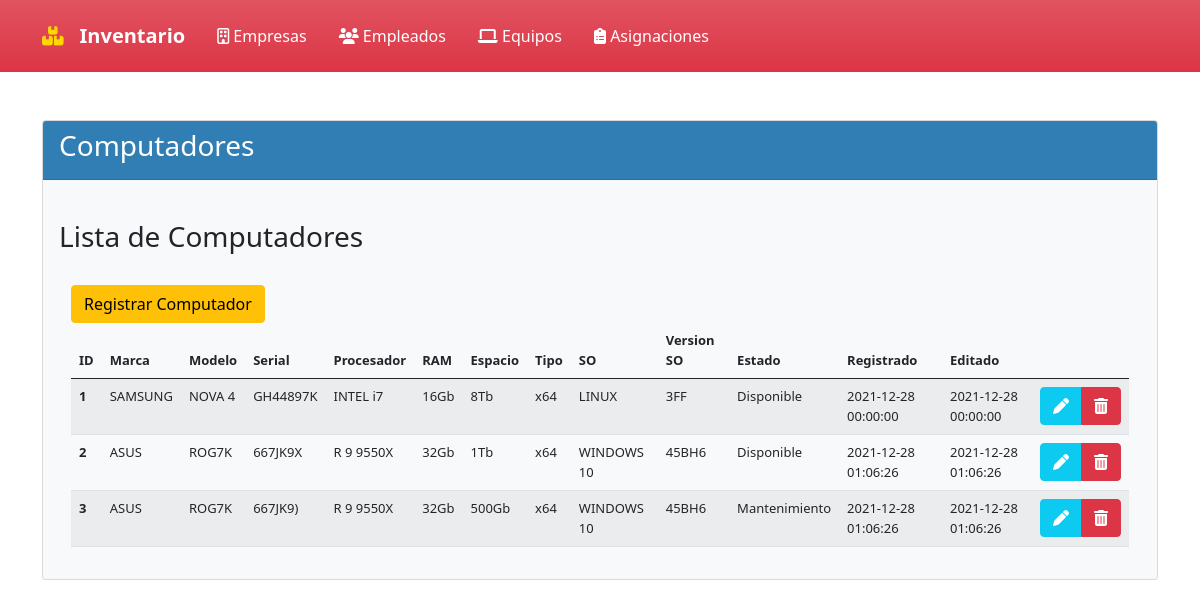
Page /?controlador=Computador&accion=Computadores on the earlier database version.
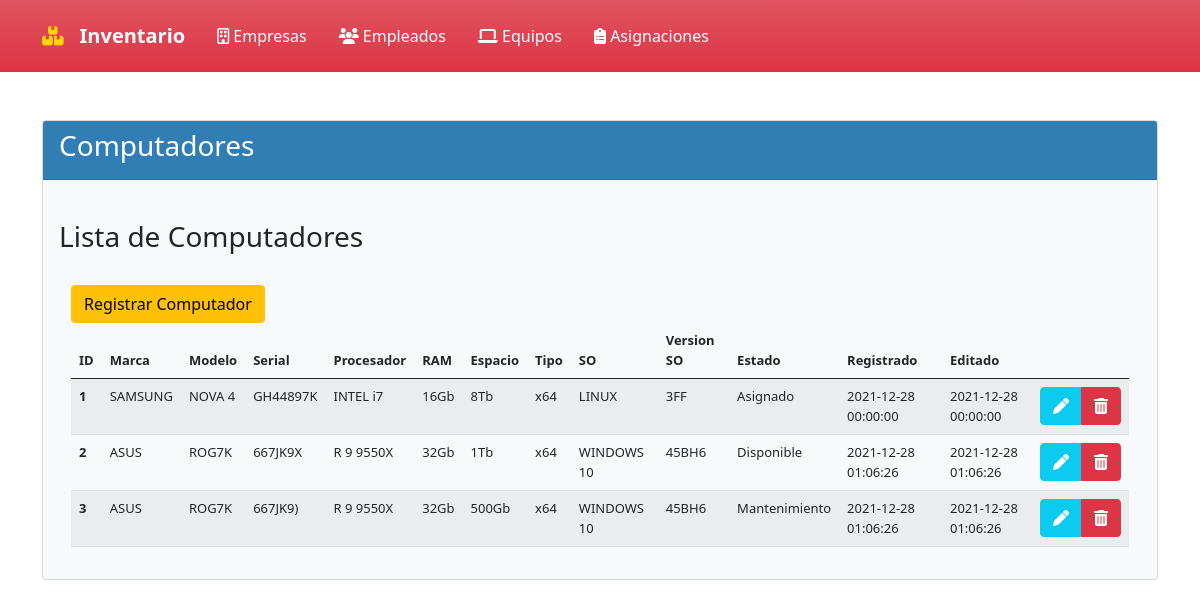
Same page on the later database version.
### tables this page shows
CREATE TABLE COMPUTADOR(
ID_PC INT PRIMARY KEY AUTO_INCREMENT NOT NULL,
MARCA_PC VARCHAR (15) NOT NULL,
MODELO_PC VARCHAR (15) NOT NULL,
SERIAL_PC VARCHAR (20) NOT NULL UNIQUE,
PROCESADOR_PC VARCHAR (20) NOT NULL,
RAM_PC INT (3) NOT NULL,
UNIDAD_RAM_PC CHAR (2) NOT NULL,
ALMACENAMIENTO_PC INT (3) NOT NULL,
UNIDAD_ALMACENAMIENTO_PC CHAR (2) NOT NULL,
TIPO_SISTEMA_PC INT (2) NOT NULL,
SISTEMA_OPERATIVO_PC VARCHAR (10) NOT NULL,
VERSION_SO_PC VARCHAR (7) NOT NULL,
DISPONIBILIDAD_PC CHAR(13) NOT NULL,
CREATED_AT DATETIME NOT NULL,
UPDATED_AT DATETIME NOT NULL
);

### Index.php (called while the page is built, shortened)
<?php
    require_once("Views/Template.php");
?>

### Controllers/controladorComputador.php (called while the page is built, shortened)
<?php
include_once("Models/modeloComputador.php");
class controladorComputador{
    public function Computadores(){
        $computadores= modeloComputador::selectComputadores();
        include_once("Views/Computador/Computadores.php");
    }
}
?>

### Router.php (called while the page is built, shortened)
<?php
$controlador = new $objControlador();
$accion = ucfirst($accion);
$controlador->$accion();
?>

### Models/modeloComputador.php (called while the page is built, shortened)
<?php
class modeloComputador{
    public function __construct(
        $ID_PC,
        $MARCA_PC,
        $MODELO_PC,
        $SERIAL_PC,
        $PROCESADOR_PC,
        $RAM_PC,
        $UNIDAD_RAM_PC,
        $ALMACENAMIENTO_PC,
        $UNIDAD_ALMACENAMIENTO_PC,
        $TIPO_SISTEMA_PC,
        $SISTEMA_OPERATIVO_PC,
        $VERSION_SO_PC,
        $DISPONIBILIDAD_PC,
        $CREATED_AT,
        $UPDATED_AT
        ){
        $this->ID_PC=$ID_PC;
        $this->MARCA_PC=$MARCA_PC;
        $this->MODELO_PC=$MODELO_PC;
        $this->SERIAL_PC=$SERIAL_PC;
        $this->PROCESADOR_PC=$PROCESADOR_PC;
        $this->RAM_PC=$RAM_PC;
        $this->UNIDAD_RAM_PC=$UNIDAD_RAM_PC;
        $this->ALMACENAMIENTO_PC=$ALMACENAMIENTO_PC;
        $this->UNIDAD_ALMACENAMIENTO_PC=$UNIDAD_ALMACENAMIENTO_PC;
        $this->TIPO_SISTEMA_PC=$TIPO_SISTEMA_PC;
        $this->SISTEMA_OPERATIVO_PC=$SISTEMA_OPERATIVO_PC;
        $this->VERSION_SO_PC=$VERSION_SO_PC;
        $this->DISPONIBILIDAD_PC=$DISPONIBILIDAD_PC;
        $this->CREATED_AT=$CREATED_AT;
        $this->UPDATED_AT=$UPDATED_AT;
    }
    public static function selectComputadores(){
        $listaComputadores=[];
        $conexionDB=connectionDB::crearInstancia();
        $sql = $conexionDB->query("SELECT * FROM COMPUTADOR");
        foreach($sql->fetchAll() as $computador){
            $listaComputadores[]=new modeloComputador($computador['ID_PC'],$computador['MARCA_PC'],$computador['MODELO_PC'],$computador['SERIAL_PC'],$computador['PROCESADOR_PC'],$computador['RAM_PC'],$computador['UNIDAD_RAM_PC'],$computador['ALMACENAMIENTO_PC'],$computador['UNIDAD_ALMACENAMIENTO_PC'],$computador['TIPO_SISTEMA_PC'],$computador['SISTEMA_OPERATIVO_PC'],$computador['VERSION_SO_PC'],$computador['DISPONIBILIDAD_PC'],$computador['CREATED_AT'],$computador['UPDATED_AT']);
        };
        return $listaComputadores;
    }
}
?>

### Views/Computador/Computadores.php (the view, shortened to what this page needs)
<!doctype html>
<html lang="es">
    <head>
        <link rel="stylesheet" href="https://cdn.jsdelivr.net/npm/bootstrap@5.0.2/dist/css/bootstrap.min.css">
    </head>
    <body>
        <br>
        <div class="card text-dark bg-light">
            <div class="card-header" style="background-color:#317EB5; color:#FFFFFF;">
                <h3 class="card-title">Computadores</h3>
            </div>
            <div class="card-body">
                <br>
                <h3>Lista de Computadores</h3>
                <div class="container">
                    <br>
                    <a name="" id="" class="btn btn-warning" href="?controlador=Computador&accion=RegistroComputador" role="button">Registrar Computador</a>
                    <br>
                    <table class="table table-striped table-hover">
                        <thead>
                            <tr>
                                <th scope="col" style="font-size: small;"> ID</th>
                                <th scope="col" style="font-size: small;"> Marca</th>
                                <th scope="col" style="font-size: small;"> Modelo</th>
                                <th scope="col" style="font-size: small;"> Serial</th>
                                <th scope="col" style="font-size: small;"> Procesador</th>
                                <th scope="col" style="font-size: small;"> RAM</th>
                                <th scope="col" style="font-size: small;"> Espacio</th>
                                <th scope="col" style="font-size: small;"> Tipo</th>
                                <th scope="col" style="font-size: small;"> SO</th>
                                <th scope="col" style="font-size: small;"> Version SO</th>
                                <th scope="col" style="font-size: small;"> Estado</th>
                                <th scope="col" style="font-size: small;"> Registrado</th>
                                <th scope="col" style="font-size: small;"> Editado</th>
                                <th scope="col" style="font-size: small;"> </th>
                            </tr>
                        </thead>
                        <tbody>
                            <?php foreach($computadores as $computador){?>
                                <tr>
                                    <th scope="row" style="font-size: small;"><?php echo $computador->ID_PC ?></th>
                                    <td style="font-size: small;"><?php echo $computador->MARCA_PC ?></td>
                                    <td style="font-size: small;"><?php echo $computador->MODELO_PC ?></td>
                                    <td style="font-size: small;"><?php echo $computador->SERIAL_PC ?></td>
                                    <td style="font-size: small;"><?php echo $computador->PROCESADOR_PC ?></td>
                                    <td style="font-size: small;"><?php echo $computador->RAM_PC ?><?php echo $computador->UNIDAD_RAM_PC ?></td>
                                    <td style="font-size: small;"><?php echo $computador->ALMACENAMIENTO_PC ?><?php echo $computador->UNIDAD_ALMACENAMIENTO_PC ?></td>
                                    <td style="font-size: small;">x<?php echo $computador->TIPO_SISTEMA_PC ?></td>
                                    <td style="font-size: small;"><?php echo $computador->SISTEMA_OPERATIVO_PC ?></td>
                                    <td style="font-size: small;"><?php echo $computador->VERSION_SO_PC ?></td>
                                    <td style="font-size: small;"><?php echo $computador->DISPONIBILIDAD_PC ?></td>
                                    <td style="font-size: small;"><?php echo $computador->CREATED_AT ?></td>
                                    <td style="font-size: small;"><?php echo $computador->UPDATED_AT ?></td>
                                    <td>
                                        <div class="btn-group" role="group" aria-label="">
                                            <a href="#" class="btn btn-info"> <i class="fas fa-pen" style="color:#ffffff;"></i> </a>
                                            <a href="?controlador=Computador&accion=BorrarComputador&ID=<?php echo $computador->ID_PC ?>" class="btn btn-danger"> <i class="fas fa-trash-alt" style="color:#ffffff;"></i> </a>
                                        </div>
                                    </td>
                                </tr>
                            <?php } ?>
                        </tbody>
                    </table>
                </div>
            </div>
        </div>
    </body>
</html>

### Views/Template.php (shortened to what this page needs)
<!doctype html>
<html lang="es">
    <head>
        <link rel="stylesheet" href="https://cdn.jsdelivr.net/npm/bootstrap@5.0.2/dist/css/bootstrap.min.css">
    </head>
    <body>
        <?php
            require_once('./Views/Components/NavbarGeneral.php');
        ?>
        <div class="container-sm">
            <br>
            <?php include_once("Router.php"); ?>
        </div>
    </body>
</html>

### Views/Components/NavbarGeneral.php (shortened to what this page needs)
<nav class="navbar navbar-expand-lg navbar-dark bg-danger bg-gradient" >
    <div class="container-sm">
        <i class="fas fa-boxes" style="color:#FFD700; font-size: larger;" >
        <a class="navbar-brand " href="<?= URL ?>Index.php"></i>
            <strong>Inventario</strong>
        <div class="collapse navbar-collapse navbar-text" id="navbarNavDropdown">
            <ul class="nav justify-content-center">
                <li class="nav-item">
                    <a class="nav-link active" href="<?= URL ?>?controlador=Empresas&accion=Empresas">
                    <i class="far fa-building"></i>  Empresas
                    </a>
                </li>
                <li class="nav-item">
                    <a class="nav-link active" href="<?= URL ?>?controlador=Empleados&accion=Empleados">
                    <i class="fas fa-users"></i>  Empleados
                </a>
                </li>
                <li class="nav-item">
                    <a class="nav-link active" href="<?= URL ?>?controlador=Computador&accion=Computadores">
                    <i class="fas fa-laptop"></i>  Equipos
                </a>
                </li>
                <li class="nav-item">
                    <a class="nav-link active" href="<?= URL ?>?controlador=Asignaciones&accion=HistorialAsignaciones">
                    <i class="fas fa-clipboard-list"></i> Asignaciones
                    </a>
                </li>
            </ul>
        </div>
    </div>
</nav>

Differences in the rows shown:
changed computador "SAMSUNG": DISPONIBILIDAD_PC "Disponible" → "Asignado"
